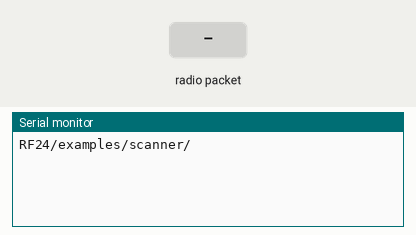
Recording of a sketch running on a simulated ESP32-S3. Parts: the last lines printed to the serial monitor. The inputs (shaded band) are chosen by the test bench. No radio packets arrive unless stated.

Above: at 1.2 s.
1.3 s: radio packet "1" arrives
At 2.6 s:
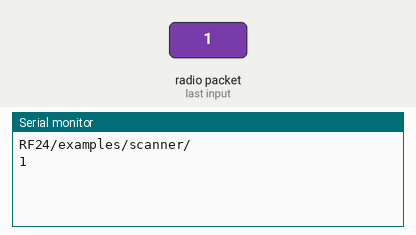
3.0 s: radio packet "0" arrives
At 3.8 s:
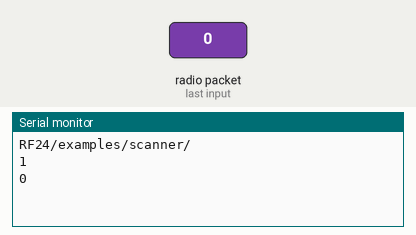
4.5 s: radio packet "2" arrives
At 5.0 s:
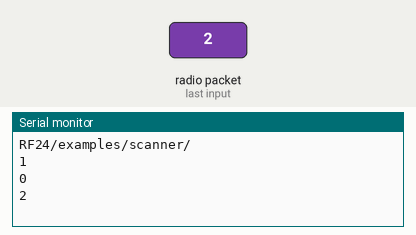

Measured:
- after the input at 1.3 s, the serial monitor: prints a new line after 0.21 s (image 1)
- after the input at 3.0 s, the serial monitor: prints a new line at once (image 2)
- after the input at 4.5 s, the serial monitor: prints a new line at once (image 3)

The sketch:

nrf24l01_tx_rx.ino
```cpp
//Include Libraries
#include <SPI.h>
#include <nRF24L01.h>
#include <RF24.h>
#include "printf.h"

//create an RF24 object
RF24 radio(9, 10);  // CE, CSN

//address through which two modules communicate.
const byte address[6] = {0xe1, 0xe1, 0xe1, 0xe1, 0xe1};

void setup()
{
  Serial.begin(115200);
  printf_begin();
  Serial.println(F("\n\rRF24/examples/scanner/"));

  // Setup and configure rf radio
  radio.begin();
  radio.setAutoAck(false);

  // //set the address
  // radio.openWritingPipe(address);
  // radio.setPALevel(RF24_PA_MIN); //set as: RF24_PA_MIN, RF24_PA_LOW, RF24_PA_HIGH, RF24_PA_MAX
  // radio.setDataRate(RF24_2MBPS); //set as: F24_250KBPS, F24_1MBPS, F24_2MBPS ==>250KBPS = longest range
  // radio.setChannel(115); //sets channel from 2.4 to 2.524 GHz in 1 MHz increments 2.483.5 GHz is normal legal limit
  // radio.setCRCLength(RF24_CRC_8);

  // radio.printDetails();


  // //Set module as transmitter
  // radio.stopListening();


  radio.openReadingPipe(0, address);
  radio.setPALevel(RF24_PA_MIN); //set as: RF24_PA_MIN, RF24_PA_LOW, RF24_PA_HIGH, RF24_PA_MAX
  radio.setDataRate(RF24_2MBPS); //set as: F24_250KBPS, F24_1MBPS, F24_2MBPS ==>250KBPS = longest range
  radio.setChannel(115); //sets channel from 2.4 to 2.524 GHz in 1 MHz increments 2.483.5 GHz is normal legal limit
  radio.setCRCLength(RF24_CRC_8);


  // Get into standby mode
  radio.startListening();
  radio.stopListening();

  radio.printDetails();

  // Get into standby mode
  radio.startListening();

}


int val=0;

void loop()
{

  // //Send message to receiver
  // char text[32] = {0};
  // sprintf(text, "Hello PIC18 %d", val++);
  // radio.write(&text, sizeof(text));
  // Serial.println(text);


  //Read the data if available in buffer
  if (radio.available())
  {
    char text[32] = {0};
    radio.read(&text, sizeof(text));
    Serial.println(text);
  }


delay(250);
}
```
